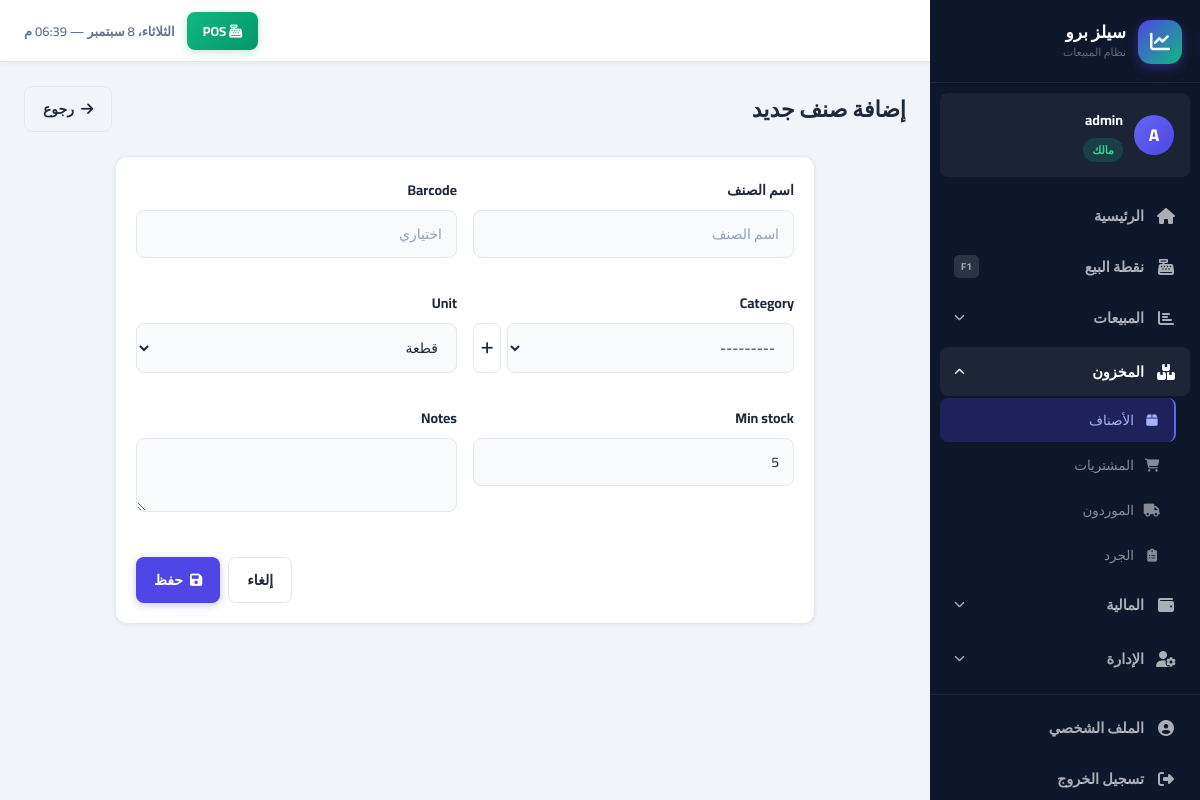
Screenshot of /inventory/create/ (signed in) with the database file from the repository.
### accounts/models.py (models this page shows, shortened)
class User(AbstractUser):
    role = models.ForeignKey(
        Role, on_delete=models.PROTECT, null=True, blank=True,
        related_name='users', verbose_name='الدور الوظيفي',
        help_text='فارغ لصاحب الحساب الرئيسي فقط'
    )
    parent = models.ForeignKey(
        'self', on_delete=models.CASCADE, null=True, blank=True,
        related_name='employees', verbose_name='المالك الرئيسي'
    )
    phone = models.CharField(max_length=20, blank=True, verbose_name='الهاتف')
    is_active = models.BooleanField(default=True, verbose_name='نشط')
    created_at = models.DateTimeField(auto_now_add=True)
    class Meta:
        verbose_name = 'مستخدم'
        verbose_name_plural = 'المستخدمون'
    def get_owner(self):
        if self.is_owner_account:
            return self
        return self.parent.get_owner()
    @property
    def is_owner_account(self):
        return self.parent_id is None
    def can_manage_users(self):
        return self.is_owner_account or self.has_perm_flag('can_manage_users')
    def has_perm_flag(self, code):
        if self.is_owner_account:
            return True
        if not self.role_id:
            return False
        return getattr(self.role, code, False)
    @property
    def role_label(self):
        if self.is_owner_account:
            return 'مالك'
        return self.role.name if self.role_id else '—'
    @property
    def role_slug(self):
        if self.is_owner_account:
            return 'owner'
        if not self.role_id:
            return 'custom'
        mapping = {'مدير': 'manager', 'كاشير': 'cashier', 'مشاهد': 'viewer'}
        return mapping.get(self.role.name, 'custom')

### inventory/views.py (the view)
# urls.py: path('create/', views.product_create, name='product_create'),
@login_required
def product_create(request):
    if not request.user.has_perm_flag('can_add_product'):
        messages.error(request, 'ليس لديك صلاحية إضافة صنف')
        return redirect('product_list')
    owner = request.user.get_owner()
    form  = ProductForm(request.POST or None, owner=owner)
    if form.is_valid():
        product = form.save(commit=False)
        product.owner = owner
        product.save()
        messages.success(request, f'تم إضافة الصنف: {product.name}')
        return redirect('product_list')
    return render(request, 'inventory/product_form.html', {'form': form, 'title': 'إضافة صنف جديد'})

### inventory/forms.py
class ProductForm(forms.ModelForm):
    class Meta:
        model = Product
        fields = ['name', 'barcode', 'category', 'unit', 'min_stock', 'notes']
        widgets = {
            'name':      forms.TextInput(attrs={'class': 'form-control', 'placeholder': 'اسم الصنف'}),
            'barcode':   forms.TextInput(attrs={'class': 'form-control', 'placeholder': 'اختياري'}),
            'category':  forms.Select(attrs={'class': 'form-select'}),
            'unit':      forms.Select(attrs={'class': 'form-select'}),
            'min_stock': forms.NumberInput(attrs={'class': 'form-control', 'step': '0.001', 'placeholder': '5'}),
            'notes':     forms.Textarea(attrs={'class': 'form-control', 'rows': 2}),
        }
    def __init__(self, *args, owner=None, **kwargs):
        super().__init__(*args, **kwargs)
        if owner:
            self.fields['category'].queryset = Category.objects.filter(owner=owner)

### core/context_processors.py (called while the page is built)
def global_context(request):
    context = {}
    if request.user.is_authenticated:
        owner = request.user.get_owner()
        low_stock_count = Product.objects.filter(
            owner=owner,
            current_stock__lte=F('min_stock')
        ).count()
        context['low_stock_count'] = low_stock_count
        context['current_user'] = request.user
    return context

### templates/inventory/product_form.html (shortened to what this page needs)
{% extends 'base/base.html' %}
{% block content %}
<div class="page-header"><div><h1 class="page-title">{{ title }}</h1></div>
<div class="page-actions"><a href="/inventory/" class="btn btn-outline"><i class="fas fa-arrow-right"></i> رجوع</a></div></div>
<div class="card" style="max-width:700px;margin:0 auto;"><div class="card-body">
<form method="post">{% csrf_token %}
<div class="form-row col-2">
{% for field in form %}
<div class="form-group"><label class="form-label">{{ field.label }}</label>
{% if field.name == 'category' %}
<div style="display:flex;gap:6px;align-items:stretch;">
    <div style="flex:1;">{{ field }}</div>
    <button type="button" class="btn btn-outline btn-icon" onclick="openModal('catModal')" title="إضافة فئة جديدة"><i class="fas fa-plus"></i></button>
</div>
{% else %}
{{ field }}
{% endif %}
</div>{% endfor %}
</div>
<div style="display:flex;gap:8px;justify-content:flex-end;margin-top:20px;">
<a href="/inventory/" class="btn btn-outline">إلغاء</a>
<button type="submit" class="btn btn-primary"><i class="fas fa-save"></i> حفظ</button>
</div></form></div></div>
{% endblock %}

### templates/base/base.html (shortened to what this page needs)
<!DOCTYPE html>
<html lang="ar" dir="rtl">
<head>
    <link rel="stylesheet" href="https://cdnjs.cloudflare.com/ajax/libs/font-awesome/6.5.0/css/all.min.css">
    <link rel="stylesheet" href="/static/css/main.css">
</head>
<body>
{% if user.is_authenticated %}
<aside class="sidebar" id="sidebar">
    <div class="sb-brand">
        <div class="sb-logo"><i class="fas fa-chart-line"></i></div>
        <div>
            <div class="sb-name">سيلز برو</div>
            <div class="sb-sub">نظام المبيعات</div>
        </div>
    </div>
    <div class="sb-user">
        <div class="sb-avatar">{{ user.first_name.0|default:user.username.0|upper }}</div>
        <div class="sb-user-info">
            <span class="sb-user-name">{{ user.get_full_name|default:user.username }}</span>
            <span class="sb-role role-{{ user.role_slug }}">{{ user.role_label }}</span>
        </div>
    </div>
    <nav class="sb-nav">
        <a href="/dashboard/" class="sb-link {% if request.path == '/dashboard/' %}active{% endif %}">
            <span class="sb-icon"><i class="fas fa-home"></i></span>
            <span>الرئيسية</span>
        </a>
        <a href="/pos/" class="sb-link sb-pos {% if '/pos/' in request.path %}active{% endif %}">
            <span class="sb-icon"><i class="fas fa-cash-register"></i></span>
            <span>نقطة البيع</span>
            <span class="sb-key">F1</span>
        </a>
        <div class="sb-group">
            <button class="sb-group-btn {% if '/sales/' in request.path or '/customers/' in request.path %}open{% endif %}"
                    onclick="toggleGroup(this)">
                <span class="sb-icon"><i class="fas fa-chart-bar"></i></span>
                <span>المبيعات</span>
                <i class="fas fa-chevron-down sb-arrow"></i>
            </button>
        </div>
        <div class="sb-group">
            <button class="sb-group-btn {% if '/inventory/' in request.path %}open{% endif %}"
                    onclick="toggleGroup(this)">
                <span class="sb-icon"><i class="fas fa-boxes"></i></span>
                <span>المخزون</span>
                <i class="fas fa-chevron-down sb-arrow"></i>
            </button>
            <div class="sb-group-items {% if '/inventory/' in request.path %}show{% endif %}">
                <a href="/inventory/" class="sb-sub-link {% if '/inventory/' in request.path and 'purchase' not in request.path and 'supplier' not in request.path and 'report' not in request.path %}active{% endif %}">
                    <i class="fas fa-box"></i> الأصناف
                </a>
                <a href="/inventory/purchases/" class="sb-sub-link {% if 'purchases' in request.path %}active{% endif %}">
                    <i class="fas fa-shopping-cart"></i> المشتريات
                </a>
                <a href="/inventory/suppliers/" class="sb-sub-link {% if 'suppliers' in request.path %}active{% endif %}">
                    <i class="fas fa-truck"></i> الموردون
                </a>
                <a href="/inventory/report/" class="sb-sub-link {% if 'inventory/report' in request.path %}active{% endif %}">
                    <i class="fas fa-clipboard-list"></i> الجرد
                </a>
            </div>
        </div>
        <div class="sb-group">
            <button class="sb-group-btn {% if '/expenses/' in request.path or '/reports/' in request.path %}open{% endif %}"
                    onclick="toggleGroup(this)">
                <span class="sb-icon"><i class="fas fa-wallet"></i></span>
                <span>المالية</span>
                <i class="fas fa-chevron-down sb-arrow"></i>
            </button>
        </div>
        {% if user.can_manage_users %}
        <div class="sb-group">
            <button class="sb-group-btn {% if '/accounts/users' in request.path or '/accounts/roles' in request.path %}open{% endif %}"
                    onclick="toggleGroup(this)">
                <span class="sb-icon"><i class="fas fa-user-cog"></i></span>
                <span>الإدارة</span>
                <i class="fas fa-chevron-down sb-arrow"></i>
            </button>
        </div>
        {% endif %}
    </nav>
    <div class="sb-footer">
        <a href="/accounts/profile/" class="sb-link {% if '/accounts/profile/' in request.path %}active{% endif %}">
            <span class="sb-icon"><i class="fas fa-user-circle"></i></span>
            <span>الملف الشخصي</span>
        </a>
        <a href="/accounts/logout/" class="sb-link sb-logout">
            <span class="sb-icon"><i class="fas fa-sign-out-alt"></i></span>
            <span>تسجيل الخروج</span>
        </a>
    </div>
</aside>
<div class="main-wrapper">
    <header class="topbar">
        <div class="topbar-end">
            <a href="/pos/" class="topbar-pos"><i class="fas fa-cash-register"></i> POS</a>
            <div class="topbar-clock" id="topbarClock"></div>
        </div>
    </header>
    <main class="page-content">
        {% block content %}{% endblock %}
    </main>
</div>
{% else %}
{% block auth_content %}{% endblock %}
{% endif %}
</body>
</html>

### rows the page displays
User: first_name.0 "A", get_full_name "admin", role_label "مالك"

### other values shown
{{ title }} "إضافة صنف جديد"
{{ field.label }} "اسم الصنف" "Barcode" "Category" "Unit" "Min stock" "Notes"
